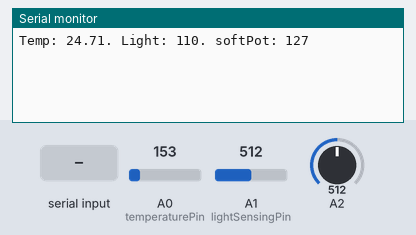
Recording of a sketch running on a simulated Arduino Uno, built with avr-gcc and run on an emulated ATmega328P. Shown: the last lines printed to the serial monitor. The test bench sets the inputs (shaded band); at power-on: A0 (temperaturePin) = 153, A1 (lightSensingPin) = 512, A2 = 512.

Above: at 2.2 s.
2.3 s: byte 30 received over Serial
At 2.9 s:
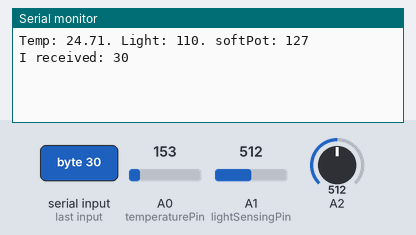
3.8 s: A0 (temperaturePin) set to 165
At 4.9 s:
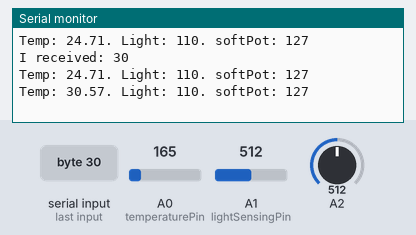
5.3 s: A1 (lightSensingPin) set to 716
At 6.6 s:
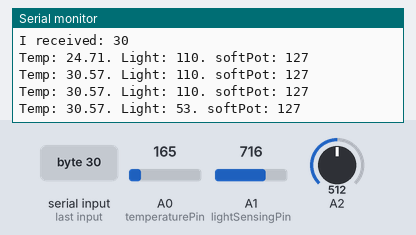
6.8 s: A2 set to 716
At 7.7 s:
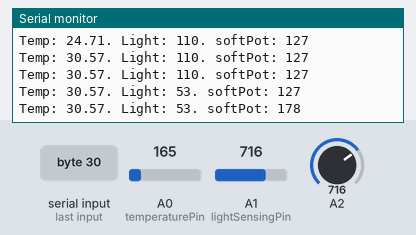
8.3 s: byte 90 received over Serial
At 9.0 s:
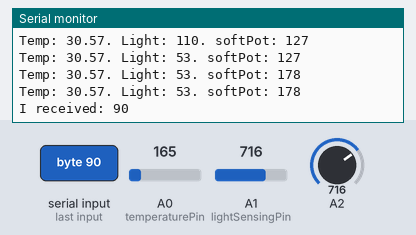
9.8 s: A0 (temperaturePin) set to 175
At 11.0 s:
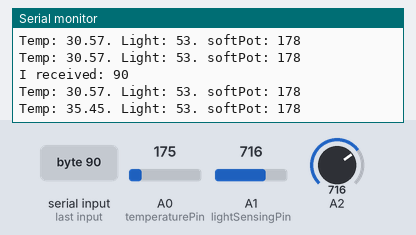
Timing chart, 0 to 12.3 s (numbered marks = the images above; inputs shaded):
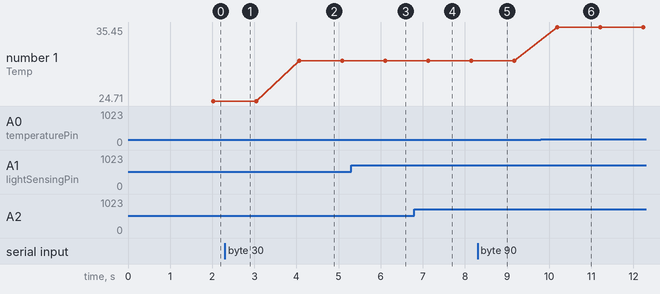

Measured:
- after the input at 2.3 s, the serial monitor: prints a new line at once (image 1)
- after the input at 3.8 s, the serial monitor: prints a new line after 0.26 s (image 2)
- after the input at 5.3 s, the serial monitor: prints a new line after 0.80 s (image 3)
- after the input at 6.8 s, the serial monitor: prints a new line after 0.32 s (image 4)
- after the input at 8.3 s, the serial monitor: prints a new line at once (image 5)
- after the input at 9.8 s, the serial monitor: prints a new line after 0.39 s (image 6)
- plotted number 1: 24.71 → 30.57 after the input at 3.8 s, 30.57 → 35.45 after the input at 9.8 s

The sketch:

ardPuller.ino
```cpp
//Pins
int temperaturePin=0;
int lightSensingPin = 1;
int highTempPin = 12;

//Variables
int delayCounter=0;
int incomingMsg = 0;
float temp = 0.0;
int lightSensed = 0;
int softPot = 0;

void setup(){
  Serial.begin(9600);
  delay(1000);
}

float getTemperatureFromTMP36(){
  return ((analogRead(temperaturePin) * 0.004882814) - 0.5) * 100;
}

int getLightLevel(){
  return constrain(map(analogRead(lightSensingPin),0,900,255,0),0,255);
}

int getSoftPot(){
  return constrain(map(analogRead(2),0,1024,0,255),0,255);
}
void loop(){
  if (delayCounter > 1000){
    temp=getTemperatureFromTMP36();
    lightSensed=getLightLevel();
    softPot = getSoftPot();
    Serial.print("Temp: ");
    Serial.print(temp);
    Serial.print(". Light: ");
    Serial.print(lightSensed);
    Serial.print(". softPot: ");
    Serial.println(softPot);
    delayCounter = 0;
  }
  if (Serial.available() > 0){
    incomingMsg = Serial.read();
    Serial.print("I received: ");
    Serial.println(incomingMsg,DEC);
  }
  delayCounter++;
  delay(1);
}
```
